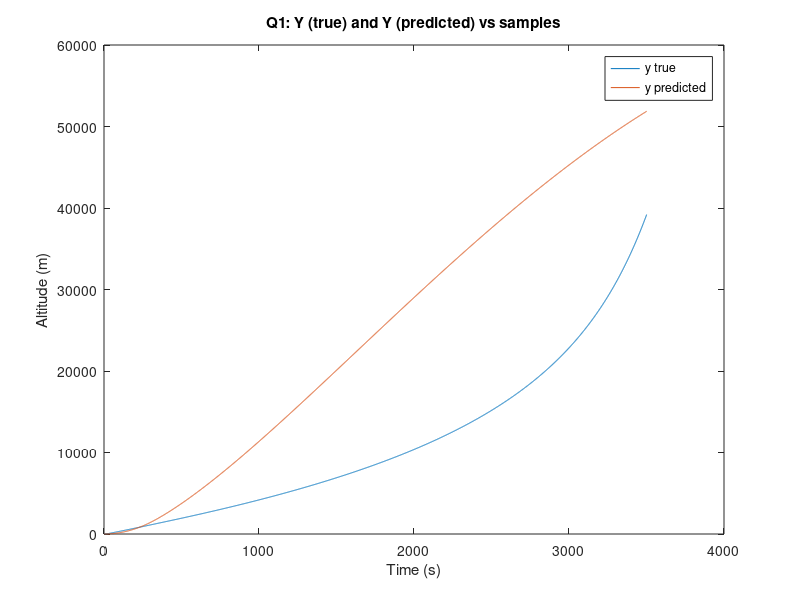
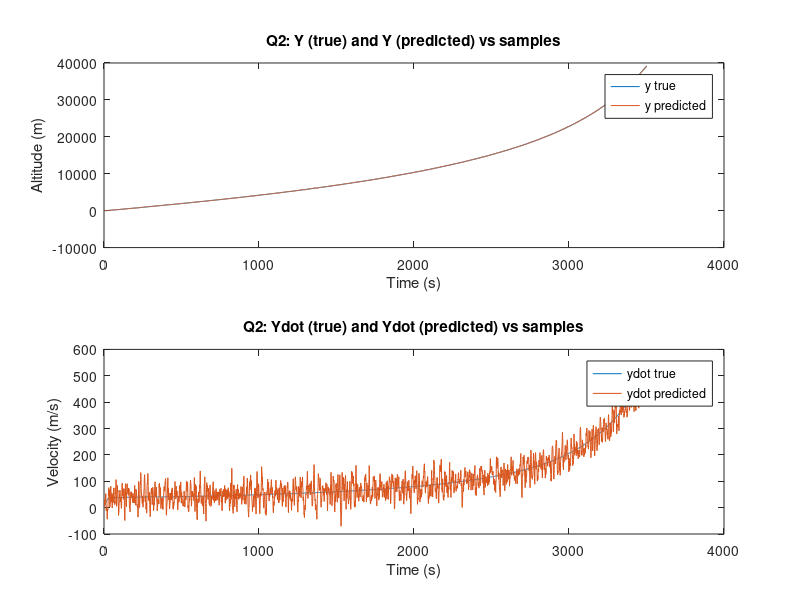
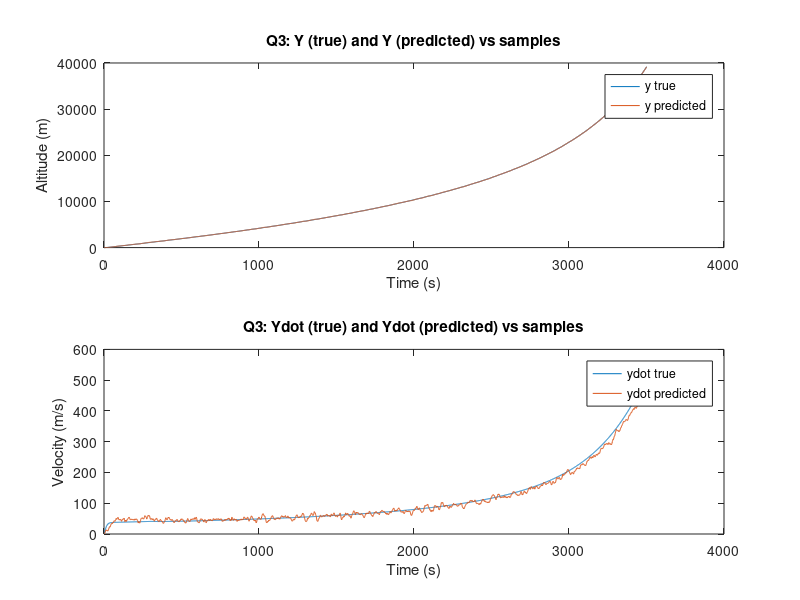
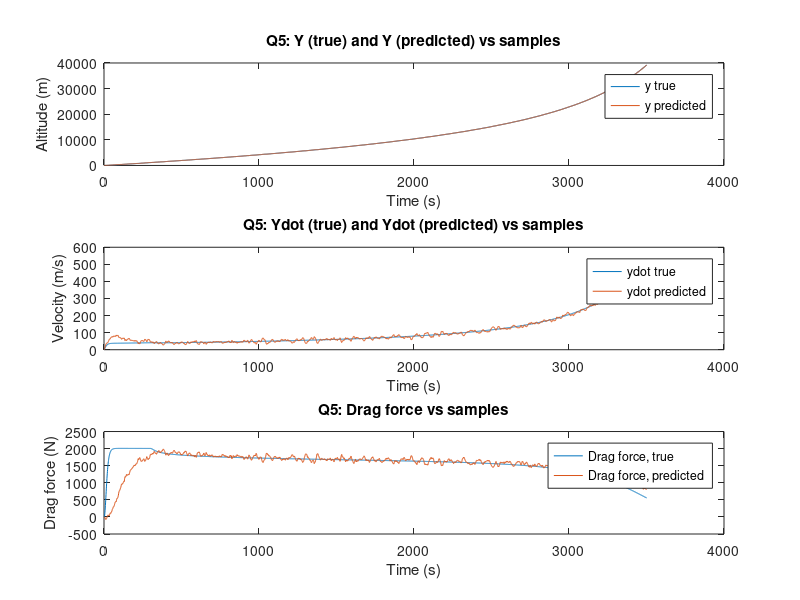

Write the MATLAB code that produced these figures, in order.
%FILTERING AND IDENTIFICATION
%SC42025
%
%NAME: ANIKET ASHWIN SAMANT
%ID: 4838866
clear all;
clf;

% This assumes that the file "rocket.mat" is present in the same directory.

load rocket.mat;
deltaT = 0.1;
m = 100;
g = 9.81;
yinit = 0;
C = [1 0];

A = [1 deltaT; 0 1];

B = [(deltaT^2)/(2*m) -0.5*(deltaT^2) -(deltaT^2)/(2*m);
    deltaT/m -deltaT -deltaT/m];
prediction_size = size(ytrue);

%% ---------- Question 1 -----------------

y_predicted = zeros(prediction_size);
x_current = [y(1); ydottrue(1)];
for i = 1:prediction_size
    x_next = A*x_current + B*u(i, 1:3)'; 
    y_predicted(i) = C*x_current;
    x_current = x_next;
end

% Plotting the ytrue values and the predicted y values against the sample
% indices
figure(1);
plot(1:prediction_size, ytrue, 1:prediction_size, y_predicted);
legend('y true', 'y predicted');
title('Q1: Y (true) and Y (predicted) vs samples');
xlabel('Time (s)');
ylabel('Altitude (m)');

%As we can clearly see the predicted y values are very different from the
%ytrue values provided, and the predicted trajectory coincides only for the
%first few samples, beyond which it diverges greatly.

%% ---------------- Question 2 ------------------

p = [0.8 0.7];
K = place(A', C',p)';

% Initializing the predicted value arrays
y_predicted_asymp = zeros(prediction_size);
ydot_predicted_asymp = zeros(prediction_size);

x_current_asymp = [ytrue(1); ydottrue(1)];

for i = 1:prediction_size
    %predicting the next state using the asymptotic observer
    x_next_asymp = (A - K*C)*x_current_asymp + B*u(i, 1:3)' + K*y(i);
    y_predicted_asymp(i) = C*x_current_asymp;
    ydot_predicted_asymp(i) = [0 1]*x_current_asymp;
    x_current_asymp = x_next_asymp;
end

%Plotting the values of ytrue and the predicted y values against the sample
%indices
figure(2);
subplot(2,1,1);
plot(1:prediction_size, ytrue, 1:prediction_size, y_predicted_asymp);
legend('y true', 'y predicted');
title('Q2: Y (true) and Y (predicted) vs samples');
xlabel('Time (s)');
ylabel('Altitude (m)');

%Plotting the values of ydottrue and the predicted y dot values against the sample
%indices
subplot(2,1,2);
plot(1:prediction_size, ydottrue, 1:prediction_size, ydot_predicted_asymp);
legend('ydot true', 'ydot predicted');
title('Q2: Ydot (true) and Ydot (predicted) vs samples');
xlabel('Time (s)');
ylabel('Velocity (m/s)');

% Compared to the previous simulation, we can see that the accuracy of the
% simulation has increased greatly due to the asymptotic observer feedback.

%% ------------ Question 3 -------------

S = 0; %given
Q = 1.2*eye(2); %Varying Q values gives different RMSE values.
R = 1000; %given

% Since S = 0 and Q > 0

P = dare(A',C',Q,R);
%P = 0.5 * (Q + (Q^2 + 4*Q*R)^0.5);
K = (A*P*C')/(C*P*C' + R);

%Initializing the predicted value arrays
y_predicted_kalman = zeros(prediction_size);
ydot_predicted_kalman = zeros(prediction_size);

x_current_kalman = [ytrue(1); ydottrue(1)];

for i = 1:prediction_size
    % Taking the Kalman gain matrix to be stationary
    x_next_kalman = (A - K*C)*x_current_kalman + B*u(i, 1:3)' + K*y(i);
    y_predicted_kalman(i) = C*x_current_kalman;
    ydot_predicted_kalman(i) = [0 1]*x_current_kalman;
    x_current_kalman = x_next_kalman;
end

%Plotting the values of ytrue and the predicted y values against the sample
%indices
figure(3);
subplot(2,1,1);
plot(1:prediction_size, ytrue, 1:prediction_size, y_predicted_kalman);
legend('y true', 'y predicted');
title('Q3: Y (true) and Y (predicted) vs samples');
xlabel('Time (s)');
ylabel('Altitude (m)');

%Plotting the values of ydottrue and the predicted y dot values against the sample
%indices
subplot(2,1,2);
plot(1:prediction_size, ydottrue, 1:prediction_size, ydot_predicted_kalman);
legend('ydot true', 'ydot predicted');
title('Q3: Ydot (true) and Ydot (predicted) vs samples');
xlabel('Time (s)');
ylabel('Velocity (m/s)');

% Using different Q values yields different RMSE values, and 1.2 appears to
% be the value at which the RMSE is at its minimum. However, increasing or
% decreasing from 1.2 yields higher RMSE values based on the calculated Kalman gain at those Q values.

%%  ------------ Question 4 ---------------

%The given data for y can be differentiated in order to calculate the
%difference, and moreover we know the sampling period, so we can also
%calculate the ydot values accordingly. But since we have measurement noise
%as well, we can't be sure of the measurement's accuracy. The Kalman filter
%provides accurate velocity value predictions, as can be seen from the
%plots.
%Another way to predict the values can be through the implementation of a
%non-stationary Kalman filter.

%% ------------- Question 5 ----------------

% x is now [y ydot d] and A is modified to be a 3x3 matrix.
% w(k) has w3(k) included with it, and x(k+1) has d(k+1) included.

A_new = [1 deltaT -(deltaT^2)/(2*m);
          0 1 -deltaT/m;
          0 0 1];

B_new = [B(:,1:2);0 0];

C_new = [1 0 0];

S = 0;
Q = 1.2*eye(3);
Q(3,3) = 100;
R = 1000;
P_new = dare(A_new',C_new',Q,R);

K_new = (A_new*P_new*C_new')/(C_new*P_new*C_new' + R);

y_new_predicted_kalman = zeros(prediction_size);
ydot_new_predicted_kalman = zeros(prediction_size);
drag_force_predicted = zeros(prediction_size);

xd_current = [ytrue(1); ydottrue(1); dtrue(1)];      

for i = 1:prediction_size
    xd_next = (A_new - K_new*C_new)*xd_current + B_new*u(i, 1:2)' + K_new*y(i);
    y_new_predicted_kalman(i) = C_new*xd_current;
    ydot_new_predicted_kalman(i) = [0 1 0]*xd_current;
    drag_force_predicted(i) = [0 0 1]*xd_current;
    xd_current = xd_next;
end

figure(4);
subplot(3,1,1);
plot(1:prediction_size, ytrue, 1:prediction_size, y_new_predicted_kalman);
legend('y true', 'y predicted');
title('Q5: Y (true) and Y (predicted) vs samples');
xlabel('Time (s)');
ylabel('Altitude (m)');

subplot(3,1,2);
plot(1:prediction_size, ydottrue, 1:prediction_size, ydot_new_predicted_kalman);
legend('ydot true', 'ydot predicted');
title('Q5: Ydot (true) and Ydot (predicted) vs samples');
xlabel('Time (s)');
ylabel('Velocity (m/s)');

subplot(3,1,3);
plot(1:prediction_size, dtrue, 1:prediction_size, drag_force_predicted);
legend('Drag force, true', 'Drag force, predicted');
title('Q5: Drag force vs samples');
xlabel('Time (s)');
ylabel('Drag force (N)');

%As we can see, the velocity values can still be calculated, and also the
%drag force values. Increasing the Q value increases the variance of the
%velocity estimates though. Since the drag values have a large jump after
%the first few samples, we accordingly set Q(3,3) to a high value as
%compared with the Q(1,1) and Q(2,2) values for the altitude and velocity
%respectively.

%% ------------------- Question 6 ------------------

% The RMSE value for ytrue against the predicted values from Q1. As we can
% see, the value is quite high since the prediction is hardly accurate.
% (Q1)
rms_alt_predicted_Q1 = rms(ytrue - y_predicted)

% The asymptotic observer reduces the RMSE value since we make use of the
% observer feedback to estimate our state. (Q2)
rms_alt_asymp_Q2 = rms(ytrue - y_predicted_asymp)

% The stationary Kalman filter further reduces the RMSE value since we make
% use of statistical data of the error values to estimate our state. (Q3)
rms_alt_kalman_Q3 = rms(ytrue - y_predicted_kalman)

% RMSE value for Q5, in which we incorporate the drag force into the state
% of the system. (Q5)
rms_alt_new_kalman_Q5 = rms(ytrue - y_new_predicted_kalman)

% Velocity RMSE for the asymptotic observer (Q2)
rms_vel_asymp_Q2 = rms(ydot_predicted_asymp - ydottrue)

% Velocity RMSE for the stationary Kalman filter from Q3
rms_vel_kalman_Q3 = rms(ydot_predicted_kalman - ydottrue)

% Velocity RMSE for the stationary Kalman filter from Q5
rms_vel_new_kalman_Q5 = rms(ydot_new_predicted_kalman - ydottrue)

%RMSE of the drag force from Q5
rms_drag_force_Q5 = rms(drag_force_predicted - dtrue);